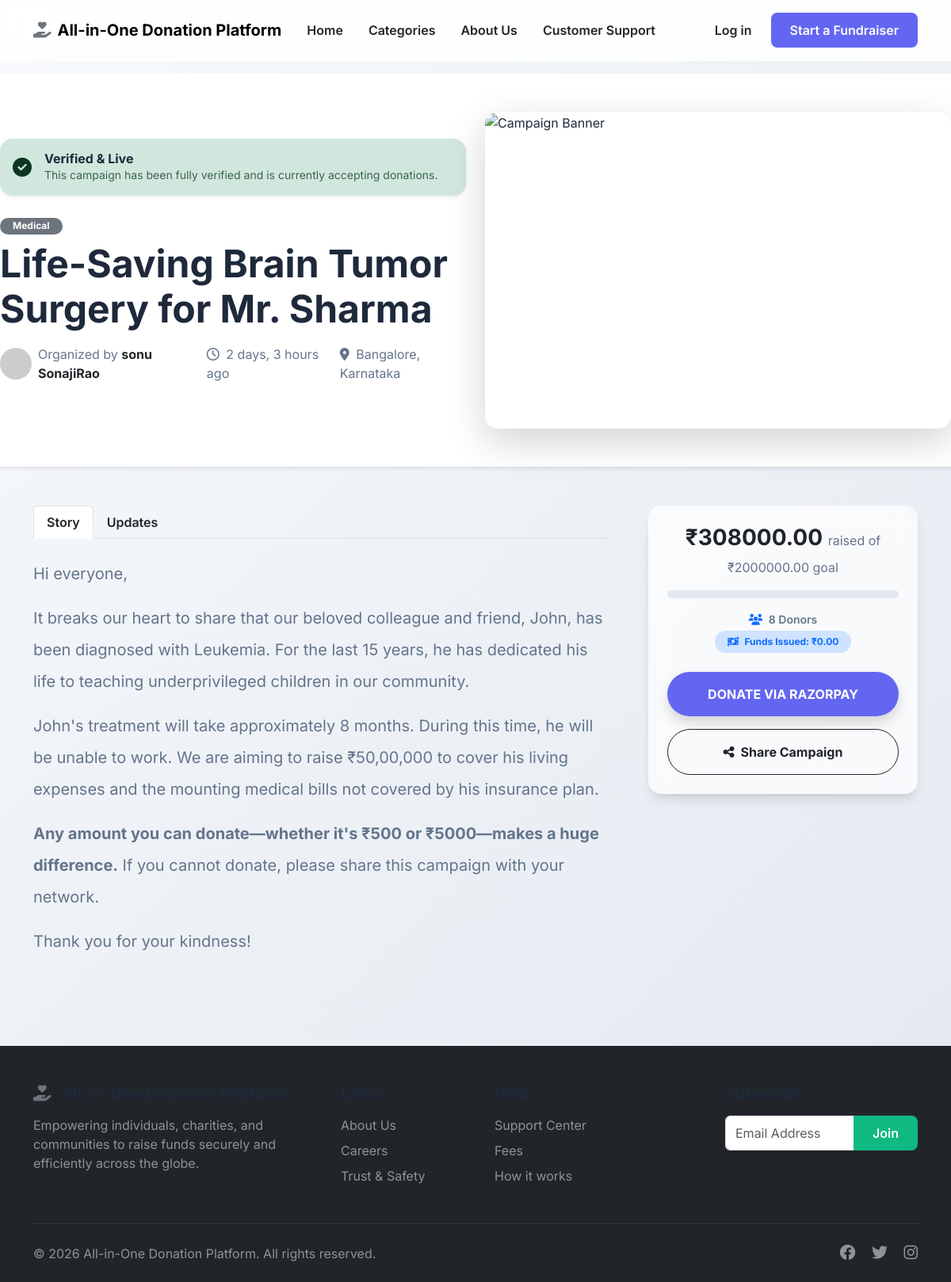
Screenshot of /campaign/3/ with the database file from the repository.
### campaigns/models.py (models this page shows, shortened)
class Campaign(models.Model):
    class Status(models.TextChoices):
        DRAFT = 'DRAFT', _('Draft')
        ACTIVE = 'ACTIVE', _('Active')
        COMPLETED = 'COMPLETED', _('Completed')
        CANCELLED = 'CANCELLED', _('Cancelled')
    owner = models.ForeignKey(settings.AUTH_USER_MODEL, on_delete=models.CASCADE, related_name='campaigns')
    title = models.CharField(max_length=200)
    description = models.TextField()
    goal_amount = models.DecimalField(max_digits=12, decimal_places=2)
    raised_amount = models.DecimalField(max_digits=12, decimal_places=2, default=0.00)
    image = models.ImageField(upload_to='campaigns/images/', null=True, blank=True)
    start_date = models.DateTimeField(auto_now_add=True)
    end_date = models.DateTimeField(null=True, blank=True)
    category = models.ForeignKey(Category, on_delete=models.SET_NULL, null=True, related_name='campaigns')
    location = models.CharField(max_length=255, blank=True)
    payment_qr_code = models.ImageField(upload_to='campaigns/qr_codes/', null=True, blank=True, help_text="Upload your UPI or Bank QR code here")
    status = models.CharField(
        max_length=20,
        choices=Status.choices,
        default=Status.DRAFT
    )
    approved = models.BooleanField(default=False)
    status_reason = models.TextField(blank=True, null=True, help_text="Reason for current status or rejection notes")
    amount_issued = models.DecimalField(max_digits=12, decimal_places=2, default=0.00, help_text="Total amount paid out to the seeker")
    created_at = models.DateTimeField(auto_now_add=True)
    updated_at = models.DateTimeField(auto_now=True)
    @property
    def progress_percentage(self):
        if self.goal_amount > 0:
            return round((self.raised_amount / self.goal_amount) * 100, 2)
        return 0

class Category(models.Model):
    name = models.CharField(max_length=100, unique=True)
    slug = models.SlugField(max_length=100, unique=True)
    icon = models.ImageField(upload_to='categories/icons/', null=True, blank=True)
    class Meta:
        verbose_name_plural = "Categories"

### accounts/models.py (models this page shows, shortened)
class User(AbstractUser):
    class Role(models.TextChoices):
        DONOR = 'DONOR', _('Donor')
        CAMPAIGN_OWNER = 'OWNER', _('Campaign Owner')
        ADMIN = 'ADMIN', _('Admin')
    email = models.EmailField(_('email address'), unique=True)
    phone_number = models.CharField(_('phone number'), max_length=15, unique=True, null=True, blank=True)
    otp_code = models.CharField(max_length=6, null=True, blank=True)
    otp_expiry = models.DateTimeField(null=True, blank=True)
    role = models.CharField(
        max_length=20,
        choices=Role.choices,
        default=Role.DONOR
    )
    profile_image = models.ImageField(upload_to='profiles/', null=True, blank=True)
    verified = models.BooleanField(default=False)
    USERNAME_FIELD = 'email'
    REQUIRED_FIELDS = ['username']
    objects = CustomUserManager()

### core/views.py (the view)
# urls.py: path('campaign/<int:pk>/', CampaignDetailView.as_view(), name='campaign_detail'),
class CampaignDetailView(DetailView):
    model = Campaign
    template_name = 'campaign_detail.html'
    context_object_name = 'campaign'

### templates/campaign_detail.html (shortened to what this page needs)
{% extends 'base.html' %}
{% load static %}
{% block content %}
<div class="row pt-5 bg-white border-bottom shadow-sm">
    <div class="container pb-5">
        <div class="row align-items-center">
            <div class="col-lg-6 mb-4 mb-lg-0">
                <div class="col-12 mb-4">
                    {% if campaign.status == 'DRAFT' %}
                        <div class="alert alert-warning border-0 shadow-sm rounded-4 d-flex align-items-center mb-4 p-3 anim-fade-in">
                            <i class="fa-solid fa-clock-rotate-left fs-4 me-3"></i>
                            <div>
                                <h6 class="fw-bold mb-0">Under Review</h6>
                                <p class="small mb-0 opacity-75">Our team is currently verifying the details of this campaign to ensure safety for our donors.</p>
                            </div>
                        </div>
                    {% elif campaign.status == 'ACTIVE' %}
                        <div class="alert alert-success border-0 shadow-sm rounded-4 d-flex align-items-center mb-4 p-3 anim-fade-in">
                            <i class="fa-solid fa-circle-check fs-4 me-3"></i>
                            <div>
                                <h6 class="fw-bold mb-0">Verified & Live</h6>
                                <p class="small mb-0 opacity-75">This campaign has been fully verified and is currently accepting donations.</p>
                            </div>
                        </div>
                    {% endif %}
                    <span class="badge bg-secondary mb-2 rounded-pill px-3">{{ campaign.category.name }}</span>
                    <h1 class="fw-bolder display-5 mb-3">{{ campaign.title }}</h1>
                    <div class="d-flex align-items-center text-muted-custom">
                        <img src="https://ui-avatars.com/api/?name={{ campaign.owner.get_full_name|default:campaign.owner.username }}&background=E5E7EB&color=374151" alt="Organizer" class="rounded-circle me-2" width="40" height="40">
                        <span class="me-3">Organized by <strong class="text-dark">{{ campaign.owner.get_full_name|default:campaign.owner.username }}</strong></span>
                        <span class="me-3"><i class="fa-regular fa-clock me-1"></i> {{ campaign.created_at|timesince }} ago</span>
                        {% if campaign.location %}
                        <span><i class="fa-solid fa-location-dot me-1"></i> {{ campaign.location }}</span>
                        {% endif %}
                    </div>
                </div>
            </div>
            <div class="col-lg-6">
                <div class="rounded-4 overflow-hidden shadow-lg position-relative" style="height: 400px;">
                    <img src="https://images.unsplash.com/photo-1538356111053-748a48e1acb8?q=80&w=1200" alt="Campaign Banner" class="w-100 h-100 object-fit-cover">
                </div>
            </div>
        </div>
    </div>
</div>
<div class="container my-5">
    <div class="row g-5">
        <div class="col-lg-8">
            <ul class="nav nav-tabs fw-semibold mb-4" id="campaignTabs" role="tablist">
                <li class="nav-item" role="presentation">
                    <button class="nav-link active text-dark" id="story-tab" data-bs-toggle="tab" data-bs-target="#story" type="button" role="tab" aria-selected="true">Story</button>
                </li>
                <li class="nav-item" role="presentation">
                    <button class="nav-link text-dark" id="updates-tab" data-bs-toggle="tab" data-bs-target="#updates" type="button" role="tab" aria-selected="false">Updates</button>
                </li>
            </ul>
            <div class="tab-content" id="campaignTabsContent">
                <div class="tab-pane fade show active" id="story" role="tabpanel" tabindex="0">
                    <div class="content text-muted-custom fs-5 lh-lg">
                        <p>Hi everyone,</p>
                        <p>It breaks our heart to share that our beloved colleague and friend, John, has been diagnosed with Leukemia. For the last 15 years, he has dedicated his life to teaching underprivileged children in our community.</p>
                        <p>John's treatment will take approximately 8 months. During this time, he will be unable to work. We are aiming to raise ₹50,00,000 to cover his living expenses and the mounting medical bills not covered by his insurance plan.</p>
                        <p><strong>Any amount you can donate—whether it's ₹500 or ₹5000—makes a huge difference.</strong> If you cannot donate, please share this campaign with your network.</p>
                        <p>Thank you for your kindness!</p>
                    </div>
                </div>
            </div>
        </div>
        <div class="col-lg-4">
            <div class="card glass-panel border-0 mb-4 sticky-top" style="top: 100px;">
                <div class="card-body p-4 text-center">
                    <h3 class="fw-bold text-dark mb-1">₹{{ campaign.raised_amount }} <span class="text-muted-custom fs-6 fw-normal">raised of ₹{{ campaign.goal_amount }} goal</span></h3>
                    <div class="progress-custom mb-3 mt-3">
                    </div>
                    <p class="text-muted-custom small fw-semibold mb-1">
                        <i class="fa-solid fa-users text-primary me-1"></i> {{ campaign.donations.count }} Donors
                    </p>
                    <div class="mb-4">
                        <span class="badge bg-primary-subtle text-primary rounded-pill px-3 py-2 fw-bold small"><i class="fa-solid fa-money-bill-transfer me-1"></i> Funds Issued: ₹{{ campaign.amount_issued }}</span>
                    </div>
                    <button class="btn btn-primary-custom w-100 py-3 rounded-pill fw-bold text-uppercase letter-spacing mb-3 shadow" data-bs-toggle="modal" data-bs-target="#donationModal">
                        Donate via Razorpay
                    </button>
                    <button class="btn btn-outline-dark w-100 py-3 rounded-pill fw-bold d-flex align-items-center justify-content-center">
                        <i class="fa-solid fa-share-nodes me-2"></i> Share Campaign
                    </button>
                </div>
            </div>
        </div>
    </div>
</div>
{% endblock %}

### static/css/styles.css (style rules this page uses)
:root { --primary: #6366f1; --primary-hover: #4f46e5; --secondary: #10b981; --bg-gradient: linear-gradient(135deg, #f8fafc 0%, #e2e8f0 100%); --text-dark: #1e293b; --text-light: #64748b; --glass-bg: rgba(255, 255, 255, 0.7); --glass-border: rgba(255, 255, 255, 0.2); --shadow-sm: 0 1px 2px 0 rgba(0, 0, 0, 0.05); --shadow-md: 0 4px 6px -1px rgba(0, 0, 0, 0.1), 0 2px 4px -1px rgba(0, 0, 0, 0.06); --shadow-lg: 0 10px 15px -3px rgba(0, 0, 0, 0.1), 0 4px 6px -2px rgba(0, 0, 0, 0.05); }
body { font-family: 'Inter', sans-serif; background: var(--bg-gradient); color: var(--text-dark); min-height: 100vh; display: flex; flex-direction: column; }
.glass-panel { background: var(--glass-bg); backdrop-filter: blur(12px); -webkit-backdrop-filter: blur(12px); border: 1px solid var(--glass-border); border-radius: 16px; box-shadow: var(--shadow-lg); }
.btn-primary-custom { background-color: var(--primary); color: white; border: none; border-radius: 8px; padding: 10px 24px; font-weight: 600; transition: all 0.3s ease; box-shadow: var(--shadow-sm); }
.progress-custom { height: 10px; border-radius: 5px; background-color: #e2e8f0; overflow: hidden; }
h1, h2, h3, h4, h5, h6 { font-weight: 700; color: var(--text-dark); }
.text-muted-custom { color: var(--text-light); }

### rows the page displays
Campaign: category.name "Medical", title "Life-Saving Brain Tumor Surgery for Mr. Sharma", owner.get_full_name "sonu SonajiRao", created_at "2 days, 3 hours", location "Bangalore, Karnataka", raised_amount "308000.00", goal_amount "2000000.00", donations.count "8", amount_issued "0.00"
